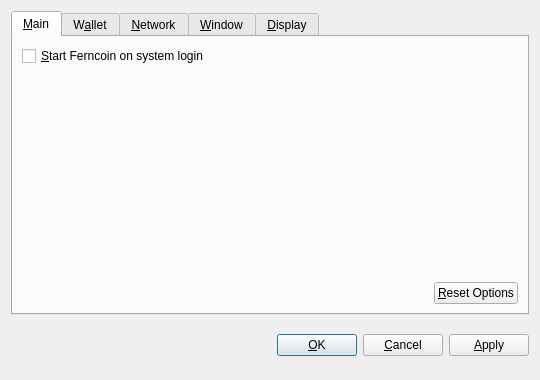
<?xml version="1.0" encoding="UTF-8"?>
<ui version="4.0">
 <class>OptionsDialog</class>
 <widget class="QDialog" name="OptionsDialog">
  <property name="geometry">
   <rect>
    <x>0</x>
    <y>0</y>
    <width>540</width>
    <height>380</height>
   </rect>
  </property>
  <property name="windowTitle">
   <string>Options</string>
  </property>
  <property name="modal">
   <bool>true</bool>
  </property>
  <layout class="QVBoxLayout" name="verticalLayout">
   <item>
    <widget class="QTabWidget" name="tabWidget">
     <property name="tabPosition">
      <enum>QTabWidget::North</enum>
     </property>
     <property name="currentIndex">
      <number>0</number>
     </property>
     <widget class="QWidget" name="tabMain">
      <attribute name="title">
       <string>&amp;Main</string>
      </attribute>
      <layout class="QVBoxLayout" name="verticalLayout_Main">
       <item>
        <widget class="QCheckBox" name="bitcoinAtStartup">
         <property name="toolTip">
          <string>Automatically start Ferncoin after logging in to the system.</string>
         </property>
         <property name="text">
          <string>&amp;Start Ferncoin on system login</string>
         </property>
        </widget>
       </item>
       <item>
        <spacer name="verticalSpacer_Main">
         <property name="orientation">
          <enum>Qt::Vertical</enum>
         </property>
         <property name="sizeHint" stdset="0">
          <size>
           <width>20</width>
           <height>40</height>
          </size>
         </property>
        </spacer>
       </item>
       <item>
        <layout class="QHBoxLayout" name="horizontalLayout_2_Main">
         <item>
          <spacer name="horizontalSpacer_2_Main">
           <property name="orientation">
            <enum>Qt::Horizontal</enum>
           </property>
           <property name="sizeHint" stdset="0">
            <size>
             <width>40</width>
             <height>20</height>
            </size>
           </property>
          </spacer>
         </item>
         <item>
          <widget class="QPushButton" name="resetButton">
           <property name="toolTip">
            <string>Reset all client options to default.</string>
           </property>
           <property name="text">
            <string>&amp;Reset Options</string>
           </property>
           <property name="autoDefault">
            <bool>false</bool>
           </property>
          </widget>
         </item>
        </layout>
       </item>
      </layout>
     </widget>
     <widget class="QWidget" name="tabWallet">
      <attribute name="title">
       <string>W&amp;allet</string>
      </attribute>
      <layout class="QVBoxLayout" name="verticalLayout_Network">
       <item>
        <widget class="QLabel" name="transactionFeeInfoLabel">
         <property name="text">
          <string>Optional transaction fee per kB that helps make sure your transactions are processed quickly. Most transactions are 1 kB.</string>
         </property>
         <property name="textFormat">
          <enum>Qt::PlainText</enum>
         </property>
         <property name="wordWrap">
          <bool>true</bool>
         </property>
        </widget>
       </item>
       <item>
        <layout class="QHBoxLayout" name="horizontalLayout_1_Main">
         <item>
          <widget class="QLabel" name="transactionFeeLabel">
           <property name="text">
            <string>Pay transaction &amp;fee</string>
           </property>
           <property name="textFormat">
            <enum>Qt::PlainText</enum>
           </property>
           <property name="buddy">
            <cstring>transactionFee</cstring>
           </property>
          </widget>
         </item>
         <item>
          <widget class="BitcoinAmountField" name="transactionFee"/>
         </item>
         <item>
          <spacer name="horizontalSpacer_1_Main">
           <property name="orientation">
            <enum>Qt::Horizontal</enum>
           </property>
           <property name="sizeHint" stdset="0">
            <size>
             <width>40</width>
             <height>20</height>
            </size>
           </property>
          </spacer>
         </item>
        </layout>
       </item>
       <item>
        <widget class="QLabel" name="label">
         <property name="text">
          <string>If you disable the spending of unconfirmed change, the change from a transaction cannot be used until that transaction has at least one confirmation. This also affects how your balance is computed.</string>
         </property>
         <property name="wordWrap">
          <bool>true</bool>
         </property>
        </widget>
       </item>
       <item>
        <widget class="QCheckBox" name="spendZeroConfChange">
         <property name="text">
          <string>Spend unconfirmed change  (experts only)</string>
         </property>
        </widget>
       </item>
       <item>
        <spacer name="verticalSpacer">
         <property name="orientation">
          <enum>Qt::Vertical</enum>
         </property>
         <property name="sizeHint" stdset="0">
          <size>
           <width>20</width>
           <height>40</height>
          </size>
         </property>
        </spacer>
       </item>
      </layout>
     </widget>
     <widget class="QWidget" name="tabNetwork">
      <attribute name="title">
       <string>&amp;Network</string>
      </attribute>
      <layout class="QVBoxLayout" name="verticalLayout_Network">
       <item>
        <widget class="QCheckBox" name="mapPortUpnp">
         <property name="toolTip">
          <string>Automatically open the Ferncoin client port on the router. This only works when your router supports UPnP and it is enabled.</string>
         </property>
         <property name="text">
          <string>Map port using &amp;UPnP</string>
         </property>
        </widget>
       </item>
       <item>
        <widget class="QCheckBox" name="connectSocks">
         <property name="toolTip">
          <string>Connect to the Ferncoin network through a SOCKS proxy (e.g. when connecting through Tor).</string>
         </property>
         <property name="text">
          <string>&amp;Connect through SOCKS proxy:</string>
         </property>
        </widget>
       </item>
       <item>
        <layout class="QHBoxLayout" name="horizontalLayout_Network">
         <item>
          <widget class="QLabel" name="proxyIpLabel">
           <property name="text">
            <string>Proxy &amp;IP:</string>
           </property>
           <property name="textFormat">
            <enum>Qt::PlainText</enum>
           </property>
           <property name="buddy">
            <cstring>proxyIp</cstring>
           </property>
          </widget>
         </item>
         <item>
          <widget class="QValidatedLineEdit" name="proxyIp">
           <property name="maximumSize">
            <size>
             <width>140</width>
             <height>16777215</height>
            </size>
           </property>
           <property name="toolTip">
            <string>IP address of the proxy (e.g. 127.0.0.1)</string>
           </property>
          </widget>
         </item>
         <item>
          <widget class="QLabel" name="proxyPortLabel">
           <property name="text">
            <string>&amp;Port:</string>
           </property>
           <property name="textFormat">
            <enum>Qt::PlainText</enum>
           </property>
           <property name="buddy">
            <cstring>proxyPort</cstring>
           </property>
          </widget>
         </item>
         <item>
          <widget class="QLineEdit" name="proxyPort">
           <property name="maximumSize">
            <size>
             <width>55</width>
             <height>16777215</height>
            </size>
           </property>
           <property name="toolTip">
            <string>Port of the proxy (e.g. 9050)</string>
           </property>
          </widget>
         </item>
         <item>
          <widget class="QLabel" name="socksVersionLabel">
           <property name="text">
            <string>SOCKS &amp;Version:</string>
           </property>
           <property name="textFormat">
            <enum>Qt::PlainText</enum>
           </property>
           <property name="buddy">
            <cstring>socksVersion</cstring>
           </property>
          </widget>
         </item>
         <item>
          <widget class="QValueComboBox" name="socksVersion">
           <property name="toolTip">
            <string>SOCKS version of the proxy (e.g. 5)</string>
           </property>
          </widget>
         </item>
         <item>
          <spacer name="horizontalSpacer_Network">
           <property name="orientation">
            <enum>Qt::Horizontal</enum>
           </property>
           <property name="sizeHint" stdset="0">
            <size>
             <width>40</width>
             <height>20</height>
            </size>
           </property>
          </spacer>
         </item>
        </layout>
       </item>
       <item>
        <spacer name="verticalSpacer_Network">
         <property name="orientation">
          <enum>Qt::Vertical</enum>
         </property>
         <property name="sizeHint" stdset="0">
          <size>
           <width>20</width>
           <height>40</height>
          </size>
         </property>
        </spacer>
       </item>
      </layout>
     </widget>
     <widget class="QWidget" name="tabWindow">
      <attribute name="title">
       <string>&amp;Window</string>
      </attribute>
      <layout class="QVBoxLayout" name="verticalLayout_Window">
       <item>
        <widget class="QCheckBox" name="minimizeToTray">
         <property name="toolTip">
          <string>Show only a tray icon after minimizing the window.</string>
         </property>
         <property name="text">
          <string>&amp;Minimize to the tray instead of the taskbar</string>
         </property>
        </widget>
       </item>
       <item>
        <widget class="QCheckBox" name="minimizeOnClose">
         <property name="toolTip">
          <string>Minimize instead of exit the application when the window is closed. When this option is enabled, the application will be closed only after selecting Quit in the menu.</string>
         </property>
         <property name="text">
          <string>M&amp;inimize on close</string>
         </property>
        </widget>
       </item>
       <item>
        <spacer name="verticalSpacer_Window">
         <property name="orientation">
          <enum>Qt::Vertical</enum>
         </property>
         <property name="sizeHint" stdset="0">
          <size>
           <width>20</width>
           <height>40</height>
          </size>
         </property>
        </spacer>
       </item>
      </layout>
     </widget>
     <widget class="QWidget" name="tabDisplay">
      <attribute name="title">
       <string>&amp;Display</string>
      </attribute>
      <layout class="QVBoxLayout" name="verticalLayout_Display">
       <item>
        <layout class="QHBoxLayout" name="horizontalLayout_1_Display">
         <item>
          <widget class="QLabel" name="langLabel">
           <property name="text">
            <string>User Interface &amp;language:</string>
           </property>
           <property name="textFormat">
            <enum>Qt::PlainText</enum>
           </property>
           <property name="buddy">
            <cstring>lang</cstring>
           </property>
          </widget>
         </item>
         <item>
          <widget class="QValueComboBox" name="lang">
           <property name="toolTip">
            <string>The user interface language can be set here. This setting will take effect after restarting Ferncoin.</string>
           </property>
          </widget>
         </item>
        </layout>
       </item>
       <item>
        <layout class="QHBoxLayout" name="horizontalLayout_2_Display">
         <item>
          <widget class="QLabel" name="unitLabel">
           <property name="text">
            <string>&amp;Unit to show amounts in:</string>
           </property>
           <property name="textFormat">
            <enum>Qt::PlainText</enum>
           </property>
           <property name="buddy">
            <cstring>unit</cstring>
           </property>
          </widget>
         </item>
         <item>
          <widget class="QValueComboBox" name="unit">
           <property name="toolTip">
            <string>Choose the default subdivision unit to show in the interface and when sending coins.</string>
           </property>
          </widget>
         </item>
        </layout>
       </item>
       <item>
        <widget class="QCheckBox" name="displayAddresses">
         <property name="toolTip">
          <string>Whether to show Ferncoin addresses in the transaction list or not.</string>
         </property>
         <property name="text">
          <string>&amp;Display addresses in transaction list</string>
         </property>
        </widget>
       </item>
       <item>
        <widget class="QCheckBox" name="coinControlFeatures">
         <property name="toolTip">
          <string>Whether to show coin control features or not.</string>
         </property>
         <property name="text">
          <string>Display coin &amp;control features (experts only!)</string>
         </property>
        </widget>
       </item>
       <item>
        <spacer name="verticalSpacer_Display">
         <property name="orientation">
          <enum>Qt::Vertical</enum>
         </property>
         <property name="sizeHint" stdset="0">
          <size>
           <width>20</width>
           <height>40</height>
          </size>
         </property>
        </spacer>
       </item>
      </layout>
     </widget>
    </widget>
   </item>
   <item>
    <layout class="QHBoxLayout" name="horizontalLayout_Buttons">
     <item>
      <spacer name="horizontalSpacer_1">
       <property name="orientation">
        <enum>Qt::Horizontal</enum>
       </property>
       <property name="sizeHint" stdset="0">
        <size>
         <width>40</width>
         <height>48</height>
        </size>
       </property>
      </spacer>
     </item>
     <item>
      <widget class="QLabel" name="statusLabel">
       <property name="font">
        <font>
         <weight>75</weight>
         <bold>true</bold>
        </font>
       </property>
       <property name="text">
        <string/>
       </property>
       <property name="textFormat">
        <enum>Qt::PlainText</enum>
       </property>
       <property name="wordWrap">
        <bool>true</bool>
       </property>
      </widget>
     </item>
     <item>
      <spacer name="horizontalSpacer_2">
       <property name="orientation">
        <enum>Qt::Horizontal</enum>
       </property>
       <property name="sizeHint" stdset="0">
        <size>
         <width>40</width>
         <height>48</height>
        </size>
       </property>
      </spacer>
     </item>
     <item>
      <widget class="QPushButton" name="okButton">
       <property name="text">
        <string>&amp;OK</string>
       </property>
      </widget>
     </item>
     <item>
      <widget class="QPushButton" name="cancelButton">
       <property name="text">
        <string>&amp;Cancel</string>
       </property>
       <property name="autoDefault">
        <bool>false</bool>
       </property>
      </widget>
     </item>
     <item>
      <widget class="QPushButton" name="applyButton">
       <property name="text">
        <string>&amp;Apply</string>
       </property>
       <property name="autoDefault">
        <bool>false</bool>
       </property>
      </widget>
     </item>
    </layout>
   </item>
  </layout>
 </widget>
 <customwidgets>
  <customwidget>
   <class>BitcoinAmountField</class>
   <extends>QSpinBox</extends>
   <header>bitcoinamountfield.h</header>
  </customwidget>
  <customwidget>
   <class>QValueComboBox</class>
   <extends>QComboBox</extends>
   <header>qvaluecombobox.h</header>
  </customwidget>
  <customwidget>
   <class>QValidatedLineEdit</class>
   <extends>QLineEdit</extends>
   <header>qvalidatedlineedit.h</header>
  </customwidget>
 </customwidgets>
 <resources/>
 <connections/>
</ui>
